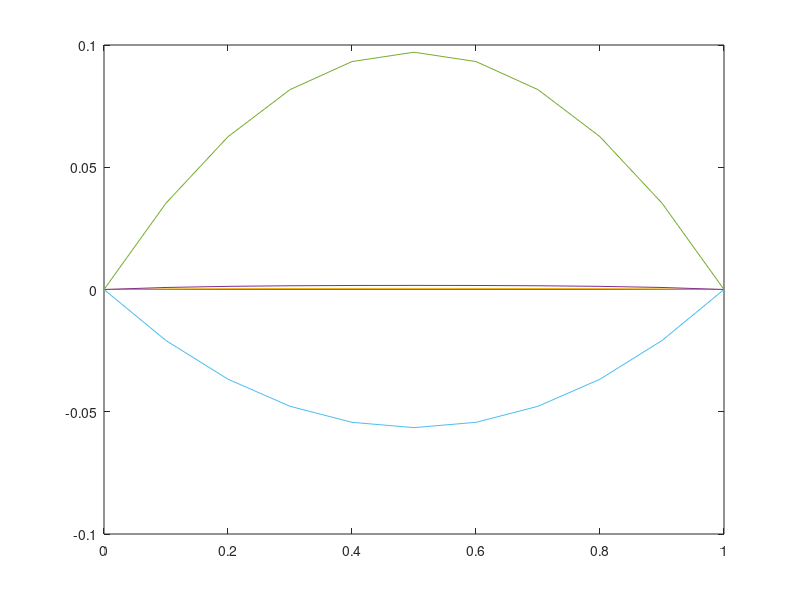

MATLAB code for this plot:
%   problem2.m
%   Authors:    Kurtis Harms (38764114)
%               Ecem Kahraman (47962113)
%               Mike Wilk (21085121)
%   MECH 358 Lab 3
%   Purpose: Problem 2
%   Required Files: none
clear;
clc;

% Initial and boundary conditions
T_x_0 = @(x) 0;
T_0_t = 0;
T_L_t = 0;

% x and t bounds
x_bounds = [0 1];
t_bounds = [0 10];

% values for k and h, time- and space-steps.
k = 0.001;
h = 0.1;


N = (x_bounds(2)-x_bounds(1))/h+1;


x = x_bounds(1):h:x_bounds(2);
t = t_bounds(1):k:t_bounds(2);

% We are defining i as rows, j as columns
w = meshgrid(x_bounds(1):h:x_bounds(2),t_bounds(1):k:t_bounds(2));

w(1,:) = T_x_0(x_bounds(1):h:x_bounds(2));

N = length(w(1,:));

A = diag((1-2.*k./h.^2).*ones(N,1)) + diag((k./h.^2).*ones(N-1,1),-1) + diag((k./h.^2).*ones(N-1,1),1);

w(:,1) = 0;
w(:,end) = 0;

S = @(i) sin(t(i));

for i = 1:(length(w(:,1)))
    tmp = A*(w(i,:)');
    w(i+1,2:(length(w(1,:))-1)) = tmp(2:(length(w(1,:))-1)) + k*S(i);
end

% Store the values for t = 0, 0.05, 0.1, 0.2 and 1.0
T_stored = [ w(1,:); w(0.01/k+1,:); w(0.03/k+1,:); w(0.06/k+1,:); w(1.00/k+1,:); w(end,:) ];

plot(x,T_stored);












